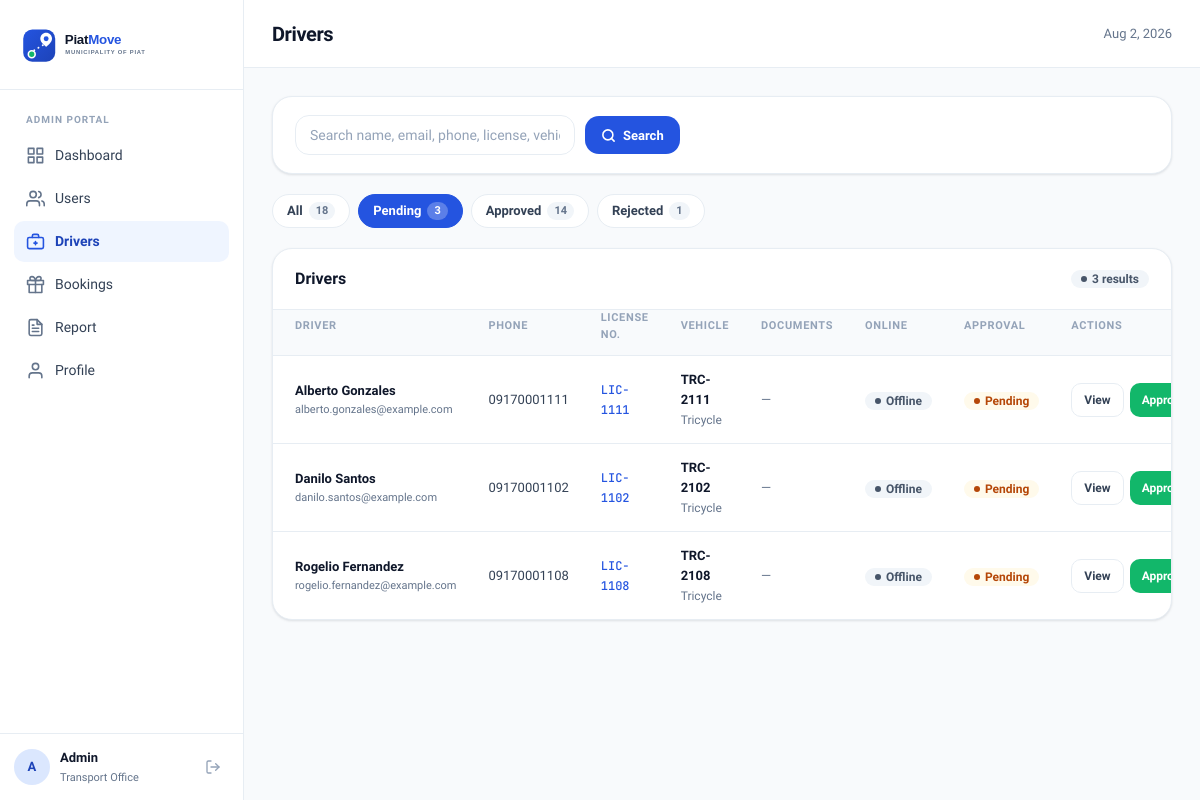
Before: /drivers.php?filter=pending (signed in) with the older database file.
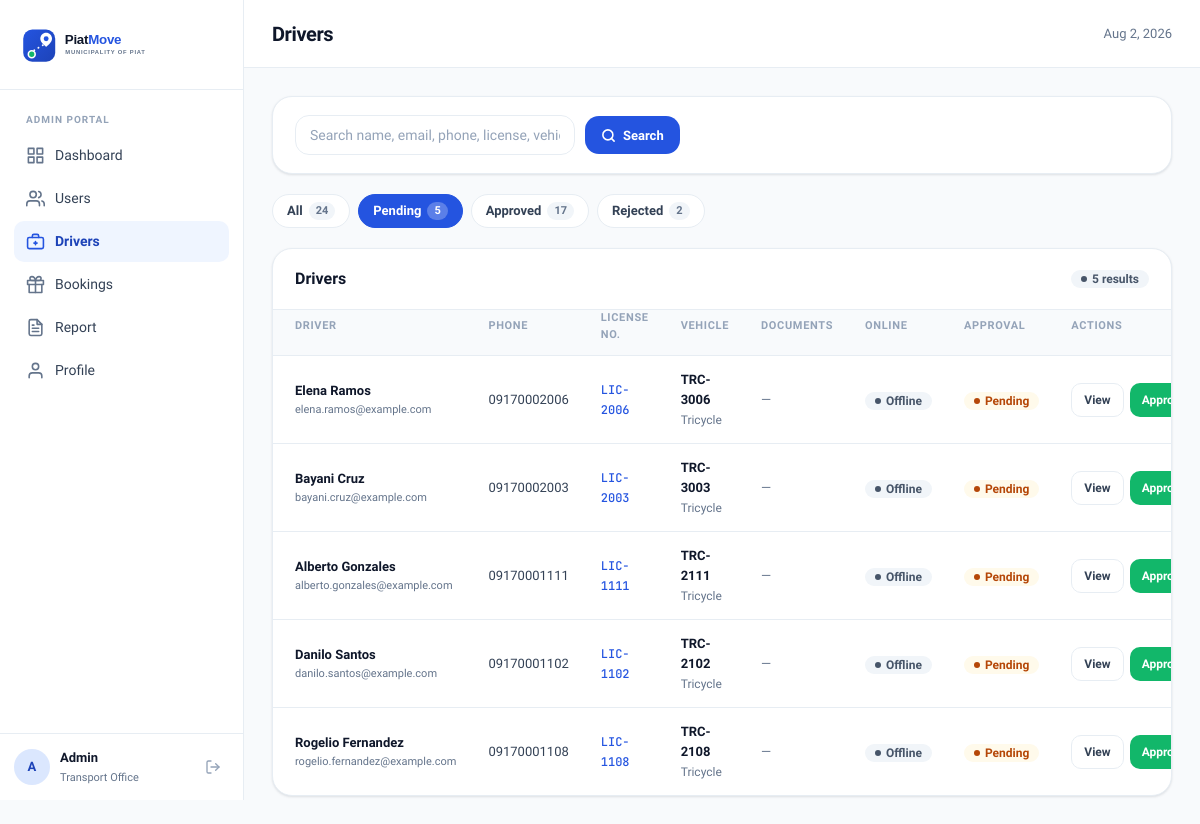
After: the same page with the newer database file.
### tables this page shows
CREATE TABLE `driver_info` (
  `id` int(10) UNSIGNED NOT NULL,
  `user_id` int(10) UNSIGNED NOT NULL,
  `license_no` varchar(50) NOT NULL,
  `vehicle_no` varchar(50) NOT NULL,
  `vehicle_type` varchar(50) NOT NULL,
  `barangay` varchar(50) NOT NULL DEFAULT '',
  `plate_proof_path` varchar(255) DEFAULT NULL,
  `license_proof_path` varchar(255) DEFAULT NULL,
  `photo_path` varchar(255) DEFAULT NULL,
  `tricycle_photo_path` varchar(255) DEFAULT NULL,
  `approval_status` enum('pending','approved','rejected') NOT NULL DEFAULT 'pending',
  `is_online` tinyint(1) NOT NULL DEFAULT 0,
  `current_lat` decimal(10,7) DEFAULT NULL,
  `current_lng` decimal(10,7) DEFAULT NULL,
  `created_at` timestamp NOT NULL DEFAULT current_timestamp(),
  `updated_at` timestamp NOT NULL DEFAULT current_timestamp() ON UPDATE current_timestamp()
);

CREATE TABLE `users` (
  `id` int(10) UNSIGNED NOT NULL,
  `name` varchar(100) NOT NULL,
  `email` varchar(150) NOT NULL,
  `password` varchar(255) NOT NULL,
  `phone` varchar(20) NOT NULL,
  `role` enum('passenger','driver') NOT NULL DEFAULT 'passenger',
  `status` enum('active','inactive') NOT NULL DEFAULT 'active',
  `created_at` timestamp NOT NULL DEFAULT current_timestamp(),
  `updated_at` timestamp NOT NULL DEFAULT current_timestamp() ON UPDATE current_timestamp()
);

### drivers.php (the view, shortened to what this page needs)
<?php
$db  = get_db();
$filter  = $_GET['filter'] ?? 'all';
$search = trim($_GET['q'] ?? '');
$base_sql = "SELECT u.id, u.name, u.email, u.phone, u.status, u.created_at,
                    d.license_no, d.vehicle_no, d.vehicle_type, d.barangay, d.approval_status, d.is_online,
                    d.plate_proof_path, d.license_proof_path, d.photo_path, d.tricycle_photo_path
             FROM users u
             JOIN driver_info d ON d.user_id = u.id";
$where  = [];
$params = [];
if ($filter !== 'all') {
    $where[]  = 'd.approval_status = ?';
    $params[] = $filter;
}
$sql = $base_sql
     . ($where ? ' WHERE ' . implode(' AND ', $where) : '')
     . " ORDER BY FIELD(d.approval_status,'pending','approved','rejected'), u.created_at DESC";
$stmt = $db->prepare($sql);
$stmt->execute($params);
$drivers = $stmt->fetchAll();
$counts_raw = $db->query(
    "SELECT approval_status, COUNT(*) AS cnt FROM driver_info GROUP BY approval_status"
)->fetchAll();
$counts = ['all' => 0];
foreach ($counts_raw as $r) {
    $counts[$r['approval_status']] = (int)$r['cnt'];
    $counts['all'] += (int)$r['cnt'];
}
$page_title = 'Drivers';
require_once __DIR__ . '/includes/header.php';
?>
<div class="panel" style="margin-bottom:20px">
    <div style="padding:18px 22px">
        <form method="GET" style="display:flex;gap:10px;flex-wrap:wrap;align-items:center">
            <input type="text" name="q" class="form-input" style="width:280px"
                   placeholder="Search name, email, phone, license, vehicle…"
                   value="<?= htmlspecialchars($search) ?>">
            <button type="submit" class="btn-primary-ds">
                <svg width="15" height="15" viewBox="0 0 24 24" fill="none" stroke="currentColor" stroke-width="2.5" stroke-linecap="round" stroke-linejoin="round"><circle cx="11" cy="11" r="8"/><line x1="21" y1="21" x2="16.65" y2="16.65"/></svg>
                Search
            </button>
        </form>
    </div>
</div>
<div style="display:flex;gap:8px;margin-bottom:20px;flex-wrap:wrap">
    <?php
    $tabs = ['all'=>'All','pending'=>'Pending','approved'=>'Approved','rejected'=>'Rejected'];
    foreach ($tabs as $key => $label):
        $cnt = $counts[$key] ?? 0;
        $qs  = 'filter=' . $key . ($search ? '&q=' . urlencode($search) : '');
    ?>
        <a href="?<?= $qs ?>" class="filter-pill <?= $filter === $key ? 'active' : '' ?>">
            <?= $label ?>
            <?php if ($cnt > 0): ?>
                <span style="background:<?= $filter === $key ? 'rgba(255,255,255,.25)' : 'var(--gray-100)' ?>;color:<?= $filter === $key ? '#fff' : 'var(--text-muted)' ?>;padding:1px 7px;border-radius:var(--radius-pill);font-size:11px;font-weight:700">
                    <?= $cnt ?>
                </span>
            <?php endif; ?>
        </a>
    <?php endforeach; ?>
</div>
<div class="panel">
    <div class="panel-header">
        <span class="panel-title">Drivers</span>
        <span class="badge badge-neutral"><?= count($drivers) ?> results</span>
    </div>
    <div style="overflow-x:auto">
        <table class="data-table">
            <thead>
                <tr>
                    <th>Driver</th>
                    <th>Phone</th>
                    <th>License No.</th>
                    <th>Vehicle</th>
                    <th>Documents</th>
                    <th>Online</th>
                    <th>Approval</th>
                    <th>Actions</th>
                </tr>
            </thead>
            <tbody>
                <?php
                $doc_labels = [
                    'plate_proof_path'   => 'Plate Proof',
                    'license_proof_path' => 'License Proof',
                    'photo_path'         => 'Driver Photo',
                    'tricycle_photo_path' => 'Tricycle Photo',
                ];
                ?>
                <?php foreach ($drivers as $d): ?>
                <tr>
                    <td>
                        <div class="cell-strong"><?= htmlspecialchars($d['name']) ?></div>
                        <div class="cell-sub" style="font-size:11px;color:var(--text-muted)"><?= htmlspecialchars($d['email']) ?></div>
                    </td>
                    <td><?= htmlspecialchars($d['phone']) ?></td>
                    <td><span class="cell-mono"><?= htmlspecialchars($d['license_no']) ?></span></td>
                    <td>
                        <div class="cell-strong"><?= htmlspecialchars($d['vehicle_no']) ?></div>
                        <div class="cell-sub"><?= htmlspecialchars($d['vehicle_type']) ?></div>
                    </td>
                    <td>
                        <div style="display:flex;gap:6px;flex-wrap:wrap">
                            <?php
                            $hasDocs = false;
                            foreach ($doc_labels as $col => $label):
                                $path = $d[$col] ?? null;
                                if (!$path) continue;
                                $hasDocs = true;
                            ?>
                            <?php endforeach; ?>
                            <?php if (!$hasDocs): ?>
                                <span class="text-muted">&mdash;</span>
                            <?php endif; ?>
                        </div>
                    </td>
                    <td>
                        <?php if ($d['is_online']): ?>
                            <span class="badge badge-success">Online</span>
                        <?php else: ?>
                            <span class="badge badge-neutral">Offline</span>
                        <?php endif; ?>
                    </td>
                    <td>
                        <?php
                        $ap_map = ['pending'=>'warning','approved'=>'success','rejected'=>'danger'];
                        $cls = $ap_map[$d['approval_status']] ?? 'neutral';
                        echo "<span class=\"badge badge-{$cls}\">" . ucfirst($d['approval_status']) . "</span>";
                        ?>
                    </td>
                    <td>
                        <div class="actions-cell">
                            <button type="button" class="btn-neutral-sm view-driver-btn"
                                    data-name="<?= htmlspecialchars($d['name']) ?>"
                                    data-email="<?= htmlspecialchars($d['email']) ?>"
                                    data-phone="<?= htmlspecialchars($d['phone']) ?>"
                                    data-status="<?= htmlspecialchars(ucfirst($d['status'])) ?>"
                                    data-license="<?= htmlspecialchars($d['license_no']) ?>"
                                    data-vehicle="<?= htmlspecialchars($d['vehicle_no']) ?>"
                                    data-vehicle-type="<?= htmlspecialchars($d['vehicle_type']) ?>"
                                    data-barangay="<?= htmlspecialchars($d['barangay']) ?>"
                                    data-online="<?= $d['is_online'] ? 'Online' : 'Offline' ?>"
                                    data-approval="<?= htmlspecialchars(ucfirst($d['approval_status'])) ?>"
                                    data-joined="<?= htmlspecialchars(date('M j, Y', strtotime($d['created_at']))) ?>"
                                    data-plate-proof="<?= $d['plate_proof_path'] ? htmlspecialchars(BASE_URL . '/' . ltrim($d['plate_proof_path'], '/')) : '' ?>"
                                    data-license-proof="<?= $d['license_proof_path'] ? htmlspecialchars(BASE_URL . '/' . ltrim($d['license_proof_path'], '/')) : '' ?>"
                                    data-photo="<?= $d['photo_path'] ? htmlspecialchars(BASE_URL . '/' . ltrim($d['photo_path'], '/')) : '' ?>"
                                    data-tricycle-photo="<?= $d['tricycle_photo_path'] ? htmlspecialchars(BASE_URL . '/' . ltrim($d['tricycle_photo_path'], '/')) : '' ?>"
                                    onclick="openDriverModal(this)">View</button>
                            <form method="POST" style="display:contents">
                                <?php if ($d['approval_status'] === 'pending'): ?>
                                    <button name="action" value="approve" class="btn-success-sm"
                                            onclick="return confirm('Approve this driver?')">Approve</button>
                                <?php elseif ($d['approval_status'] === 'approved'): ?>
                                    <button name="action" value="reject" class="btn-danger-ghost"
                                            onclick="return confirm('Revoke this driver\'s approval?')">Revoke</button>
                                <?php else: ?>
                                    <button name="action" value="approve" class="btn-neutral-sm"
                                            onclick="return confirm('Re-approve this driver?')">Re-approve</button>
                                <?php endif; ?>
                            </form>
                        </div>
                    </td>
                </tr>
                <?php endforeach; ?>
            </tbody>
        </table>
    </div>
</div>
<?php require_once __DIR__ . '/includes/footer.php'; ?>

### includes/header.php (shortened to what this page needs)
<!DOCTYPE html>
<html lang="en">
<head>
    <link href="<?= BASE_URL ?>/assets/css/admin.css?v=<?= filemtime(__DIR__ . '/../assets/css/admin.css') ?>" rel="stylesheet">
</head>
<body>
<div id="wrapper">
    <nav id="sidebar">
        <div class="sidebar-logo">
            <img src="<?= BASE_URL ?>/assets/logo-full.svg" alt="PiatMove">
        </div>
        <div class="sidebar-nav">
            <div class="sidebar-section-label">Admin Portal</div>
            <a href="<?= BASE_URL ?>/dashboard.php"
               class="<?= basename($_SERVER['PHP_SELF']) === 'dashboard.php' ? 'active' : '' ?>">
                <svg class="nav-icon" viewBox="0 0 24 24" fill="none" stroke="currentColor" stroke-width="2" stroke-linecap="round" stroke-linejoin="round">
                    <rect x="3" y="3" width="7" height="7"/><rect x="14" y="3" width="7" height="7"/><rect x="14" y="14" width="7" height="7"/><rect x="3" y="14" width="7" height="7"/>
                </svg>
                Dashboard
            </a>
            <a href="<?= BASE_URL ?>/users.php"
               class="<?= basename($_SERVER['PHP_SELF']) === 'users.php' ? 'active' : '' ?>">
                <svg class="nav-icon" viewBox="0 0 24 24" fill="none" stroke="currentColor" stroke-width="2" stroke-linecap="round" stroke-linejoin="round">
                    <path d="M17 21v-2a4 4 0 0 0-4-4H5a4 4 0 0 0-4 4v2"/><circle cx="9" cy="7" r="4"/><path d="M23 21v-2a4 4 0 0 0-3-3.87"/><path d="M16 3.13a4 4 0 0 1 0 7.75"/>
                </svg>
                Users
            </a>
            <a href="<?= BASE_URL ?>/drivers.php"
               class="<?= basename($_SERVER['PHP_SELF']) === 'drivers.php' ? 'active' : '' ?>">
                Drivers
            </a>
            <a href="<?= BASE_URL ?>/bookings.php"
               class="<?= basename($_SERVER['PHP_SELF']) === 'bookings.php' ? 'active' : '' ?>">
                Bookings
            </a>
            <a href="<?= BASE_URL ?>/report.php"
               class="<?= basename($_SERVER['PHP_SELF']) === 'report.php' ? 'active' : '' ?>">
                Report
            </a>
            <a href="<?= BASE_URL ?>/profile.php"
               class="<?= basename($_SERVER['PHP_SELF']) === 'profile.php' ? 'active' : '' ?>">
                <svg class="nav-icon" viewBox="0 0 24 24" fill="none" stroke="currentColor" stroke-width="2" stroke-linecap="round" stroke-linejoin="round">
                    <path d="M20 21v-2a4 4 0 0 0-4-4H8a4 4 0 0 0-4 4v2"/><circle cx="12" cy="7" r="4"/>
                </svg>
                Profile
            </a>
        </div>
        <div class="sidebar-footer">
            <div class="sidebar-avatar">
                <?= strtoupper(substr($_SESSION['admin_name'] ?? 'A', 0, 1)) ?>
            </div>
            <div class="sidebar-footer-meta">
                <div class="sidebar-footer-name"><?= htmlspecialchars($_SESSION['admin_name'] ?? 'Admin') ?></div>
                <div class="sidebar-footer-role">Transport Office</div>
            </div>
            <a href="<?= BASE_URL ?>/logout.php" class="sidebar-logout" title="Sign out">
                <svg width="16" height="16" viewBox="0 0 24 24" fill="none" stroke="currentColor" stroke-width="2" stroke-linecap="round" stroke-linejoin="round">
                    <path d="M9 21H5a2 2 0 0 1-2-2V5a2 2 0 0 1 2-2h4"/><polyline points="16 17 21 12 16 7"/><line x1="21" y1="12" x2="9" y2="12"/>
                </svg>
            </a>
        </div>
    </nav>
    <div id="page-content">
        <header class="topbar">
            <div class="topbar-title"><?= htmlspecialchars($page_title ?? '') ?></div>
            <div class="topbar-date"><?= date('M j, Y') ?></div>
        </header>
        <div class="content-body">

### includes/footer.php (shortened to what this page needs)
        </div>
    </div>
</div>
</body>
</html>

Changed rows visible on the page:
added driver_info: user.name "Elena Ramos", user.email "elena.ramos@example.com", user.phone "09170002006", license_no "LIC-2006", vehicle_no "TRC-3006", vehicle_type "Tricycle", is_online "Offline", approval_status "Pending", shows "Approve"
added driver_info: user.name "Bayani Cruz", user.email "bayani.cruz@example.com", user.phone "09170002003", license_no "LIC-2003", vehicle_no "TRC-3003", vehicle_type "Tricycle", is_online "Offline", approval_status "Pending", shows "Approve"
Other visible differences:
count($drivers): "3" → "5"
new list line: "All 24"
new list line: "Pending 5"
new list line: "Approved 17"
new list line: "Rejected 2"
list line gone: "All 18"
list line gone: "Pending 3"
list line gone: "Approved 14"
list line gone: "Rejected 1"
